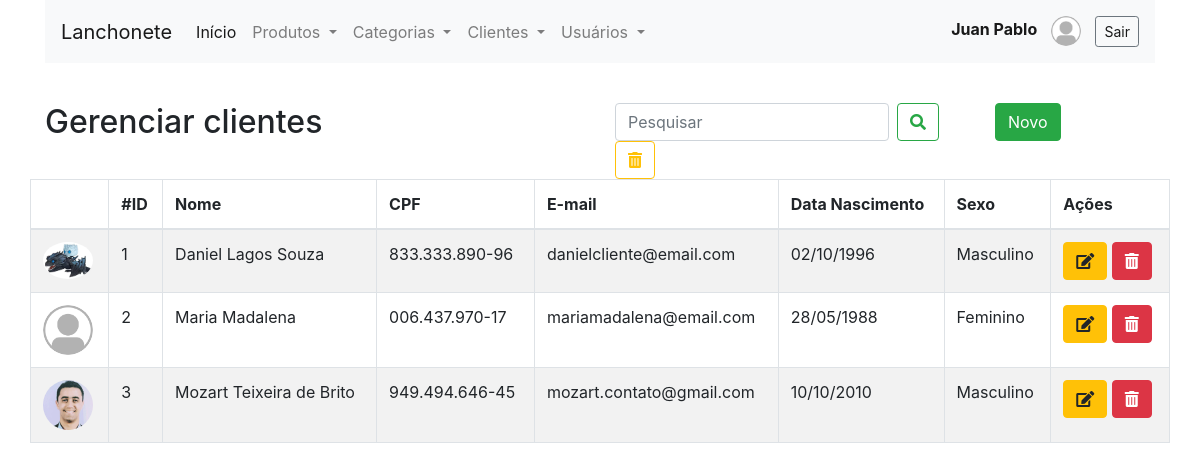
Screenshot of /clientes.php (signed in) with the database file from the repository.
### tables this page shows
CREATE TABLE `clientes` (
  `id` int NOT NULL AUTO_INCREMENT,
  `nome` varchar(100) NOT NULL,
  `cpf` varchar(14) DEFAULT NULL,
  `dt_nascimento` date DEFAULT NULL,
  `sexo` enum('Masculino','Feminino','Não informado') DEFAULT 'Não informado',
  `email` varchar(150) NOT NULL,
  `senha` char(32) DEFAULT NULL,
  `celular` varchar(20) DEFAULT NULL,
  `cep` varchar(14) DEFAULT NULL,
  `logradouro` varchar(255) DEFAULT NULL,
  `numero` varchar(20) DEFAULT NULL,
  `complemento` varchar(255) DEFAULT NULL,
  `bairro` varchar(255) DEFAULT NULL,
  `cidade` varchar(150) DEFAULT NULL,
  `estado` char(2) DEFAULT NULL,
  `imagem` varchar(255) DEFAULT NULL,
  PRIMARY KEY (`id`)
);

### classes/Conexao.php (called while the page is built, shortened)
<?php
class Conexao
{
	private $host;
	private $user;
	private $password;
	public function __construct() {
		$this->host = 'mysql:host=localhost;dbname=lanchonete_api';
		$this->user = 'root';
		$this->password = 'root';
	}
    public function conectar() {
    	try {
			$conn = new PDO(
							$this->host,
							$this->user,
							$this->password
						);
			return $conn;
		} catch (PDOException $e) {
			echo 'Erro na conexao. Erro reportado: ' . $e->getMessage();
			exit;
		}
    }
}

### classes/ClienteDAO.php (called while the page is built, shortened)
<?php
require_once 'Model.php';
class ClienteDAO extends Model
{
    public function __construct()
    {
        $this->class = 'Cliente';
        $this->tabela = 'clientes';
    }
    public function listar($pesquisa = '')
    {
    	if($pesquisa != '') {
    		$sql = "SELECT * FROM {$this->tabela}
    				WHERE nome LIKE '%{$pesquisa}%'
    					OR email LIKE '%{$pesquisa}%'
    					OR cpf LIKE '%{$pesquisa}%'";
    	} else {
    		$sql = "SELECT * FROM {$this->tabela}";
    	}
    	$stmt = $this->db->prepare($sql);
    	$stmt->setFetchMode(PDO::FETCH_CLASS, $this->class);
    	$stmt->execute();
    	return $stmt->fetchAll();
    }
}

### classes/Model.php (called while the page is built, shortened)
<?php
require 'Conexao.php';
class Model
{
	public function __construct()
	{
		$conexao = new Conexao();
		$this->db = $conexao->conectar();
	}
}

### classes/Cliente.php (called while the page is built, shortened)
<?php
class Cliente
{
	private $id;
	private $nome;
	private $cpf;
	private $dt_nascimento;
	private $sexo;
	private $email;
	private $imagem;
    public function getId()
    {
        return $this->id;
    }
    public function getNome()
    {
        return $this->nome;
    }
    public function getCpf()
    {
        return $this->cpf;
    }
    public function getDtNascimento()
    {
        if($this->dt_nascimento != '') {
            $data = explode('-', $this->dt_nascimento);
            $nova_data = $data[2] .'/'.$data[1] . '/' . $data[0];
            return $nova_data;
        }
        return '';
    }
    public function getSexo()
    {
        return $this->sexo;
    }
    public function getEmail()
    {
        return $this->email;
    }
    public function getImagem()
    {
        return $this->imagem;
    }
}

### clientes.php (the view, shortened to what this page needs)
<?php include './layout/header.php'; ?>
<?php include './layout/menu.php'; ?>
<?php
require 'classes/Cliente.php';
require 'classes/ClienteDAO.php';
$clienteDAO = new ClienteDAO();
if(isset($_GET['pesquisa']) && $_GET['pesquisa'] != '') {
	$clientes = $clienteDAO->listar($_GET['pesquisa']);
} else {
	$clientes = $clienteDAO->listar();
}
?>
<div class="row" style="margin-top:40px">
	<div class="col-6">
		<h2>Gerenciar clientes</h2>
	</div>
	<div class="col-4">
	<form class="form-inline my-2 my-lg-0">
      <input class="form-control mr-sm-2" name="pesquisa" type="search" placeholder="Pesquisar" aria-label="Pesquisar" value="<?= (isset($_GET['pesquisa']) ? $_GET['pesquisa'] : '') ?>">
      <button class="btn btn-outline-success my-2 my-sm-0" type="submit">
      	<i class="fas fa-search"></i>
      </button>
      <a href="./clientes.php" class="btn btn-outline-warning my-2 my-sm-0">
      	<i class="fas fa-trash-alt"></i>
      </a>
    </form>
	</div>
	<div class="col-2">
		<a href="form_cliente.php" class="btn btn-success">Novo</a>
	</div>
</div>
<div class="row">
	<table class="table table-hover table-bordered table-striped">
		<thead>
			<tr>
				<th></th>
				<th>#ID</th>
				<th>Nome</th>
				<th>CPF</th>
				<th>E-mail</th>
				<th>Data Nascimento</th>
				<th>Sexo</th>
				<th>Ações</th>
			</tr>
		</thead>
		<tbody>
			<?php foreach($clientes as $cliente){
			?>
			<tr>
				<td>
					<img src="/assets/img/clientes/<?= ($cliente->getImagem() != '' && file_exists('assets/img/clientes/'. $cliente->getImagem()) ? $cliente->getImagem() : 'usuario.png') ?>" alt="" class="rounded-circle" width="50">
				</td>
				<td><?= $cliente->getId() ?></td>
				<td><?= $cliente->getNome() ?></td>
				<td><?= $cliente->getCpf() ?></td>
				<td><?= $cliente->getEmail() ?></td>
				<td><?= $cliente->getDtNascimento() ?></td>
				<td><?= $cliente->getSexo() ?></td>
				<td>
					<a href="form_cliente.php?id=<?= $cliente->getId() ?>" class="btn btn-warning">
						<i class="fas fa-edit"></i>
					</a>
					<a href="controle_cliente.php?acao=deletar&id=<?= $cliente->getId() ?>" onclick="return confirm('Deseja realmente excluir?')" class="btn btn-danger">
						<i class="fas fa-trash-alt"></i>
					</a>
				</td>
			</tr>
			<?php } ?>
		</tbody>
	</table>
</div>
<?php include './layout/footer.php'; ?>

### layout/header.php (shortened to what this page needs)
<!DOCTYPE html>
<html>
<head>
	<link rel="stylesheet" href="https://stackpath.bootstrapcdn.com/bootstrap/4.1.3/css/bootstrap.min.css">
	<link rel="stylesheet" type="text/css" href="assets/css/estilo.css">
	<link rel="stylesheet" type="text/css" href="assets/css/all.css">
</head>
<body>
<div class="container">

### layout/menu.php (shortened to what this page needs)
<nav class="navbar navbar-expand-lg navbar-light bg-light">
  <a class="navbar-brand" href="administrativa.php">Lanchonete</a>
  <div class="collapse navbar-collapse" id="conteudoNavbarSuportado">
    <ul class="navbar-nav mr-auto">
      <li class="nav-item active">
        <a class="nav-link" href="administrativa.php">Início <span class="sr-only">(página atual)</span></a>
      </li>
      <li class="nav-item dropdown">
        <a class="nav-link dropdown-toggle" href="#" id="navbarDropdown" role="button" data-toggle="dropdown" aria-haspopup="true" aria-expanded="false">
          Produtos
        </a>
      </li>
      <li class="nav-item dropdown">
        <a class="nav-link dropdown-toggle" href="#" id="navbarDropdown" role="button" data-toggle="dropdown" aria-haspopup="true" aria-expanded="false">
          Categorias
        </a>
      </li>
      <li class="nav-item dropdown">
        <a class="nav-link dropdown-toggle" href="#" id="navbarDropdown" role="button" data-toggle="dropdown" aria-haspopup="true" aria-expanded="false">
          Clientes
        </a>
      </li>
      <li class="nav-item dropdown">
        <a class="nav-link dropdown-toggle" href="#" id="navbarDropdown" role="button" data-toggle="dropdown" aria-haspopup="true" aria-expanded="false">
          Usuários
        </a>
      </li>
      <li class="nav-item align-self-end" >
        <a class="nav-link" href="#">
        </a>
      </li>
    </ul>
    <span class="navbar-text">
      <a href="form_usuario.php?id=<?= $_SESSION['id_usuario'] ?>">
            <strong >
              <?= $_SESSION['nome'] ?>
            </strong>
            <img src="/assets/img/usuarios/<?= ($_SESSION['imagem'] != '' && file_exists('assets/img/usuarios/'.$_SESSION['imagem']) ? $_SESSION['imagem'] : 'usuario.png' ) ?>" class="rounded-circle user-img-menu">
          </a>
      <small>  <a class="btn btn-outline-secondary btn-sm" href="logout.php" onclick="return confirm('Deseja realmente sair?')">Sair</a></small>
    </span>
  </div>
</nav>

### layout/footer.php (shortened to what this page needs)
</div>
</body>
</html>

### assets/css/estilo.css (style rules this page uses)
.user-img-menu { width: 30px; margin-right: 10px; margin-left: 10px; }

### assets/css/all.css (style rules this page uses)
.fa, .fas, .far, .fal, .fad, .fab { -moz-osx-font-smoothing: grayscale; -webkit-font-smoothing: antialiased; display: inline-block; font-style: normal; font-variant: normal; text-rendering: auto; line-height: 1; }
.fa-edit:before { content: "\f044"; }
.fa-search:before { content: "\f002"; }
.fa-trash-alt:before { content: "\f2ed"; }
.fa, .fas { font-family: 'Font Awesome 5 Free'; font-weight: 900; }

### rows the page displays
clientes: imagem (picture), id "1", nome "Daniel Lagos Souza", cpf "833.333.890-96", email "danielcliente@email.com", dt_nascimento "02/10/1996", sexo "Masculino"
clientes: id "2", nome "Maria Madalena", cpf "006.437.970-17", email "mariamadalena@email.com", dt_nascimento "28/05/1988", sexo "Feminino"
clientes: imagem (picture), id "3", nome "Mozart Teixeira de Brito", cpf "949.494.646-45", email "mozart.contato@gmail.com", dt_nascimento "10/10/2010", sexo "Masculino"

### other values shown
$_SESSION['nome'] "Juan Pablo"
